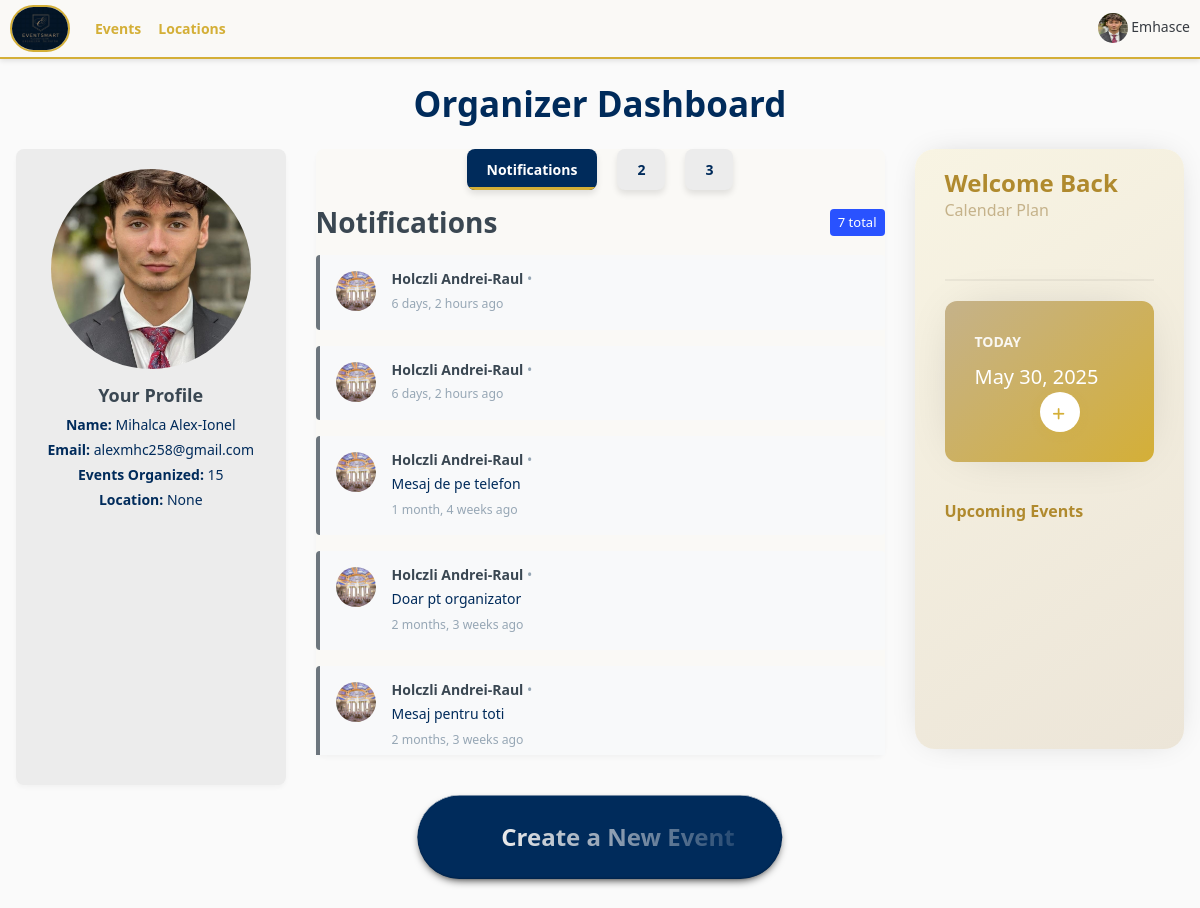
The page /home-organizer/ (signed in) on the database its author committed.
### base/models.py (models this page shows, shortened)
class Profile(models.Model):
    user = models.ForeignKey(User, on_delete=models.CASCADE, null=True, blank=True)
    username = models.CharField(max_length=150, unique=True)
    password = models.CharField(max_length=128)
    email = models.EmailField()
    description = models.TextField(null=True, blank=True)
    photo = models.ImageField(upload_to='profile_photos/', null=True, blank=True, default="poze_invitati/male.jpg")
    approved = models.BooleanField(default=False)
    number = models.CharField(max_length=15,default="+(40) 748364823")
    age = models.IntegerField(default=20)
    first_name = models.CharField(null=True, blank=True,max_length=15)
    last_name = models.CharField(null=True, blank=True,max_length=15)
    location = models.CharField(null=True, blank=True,max_length=60)
    street = models.CharField(null=True, blank=True,max_length=100)
    zip_code = models.CharField(null=True, blank=True,max_length=10)
    facebook = models.CharField(null=True, blank=True,max_length=100)
    instagram = models.CharField(null=True, blank=True,max_length=100)
    work_link = models.CharField(null=True, blank=True,max_length=100)
    google_link = models.CharField(null=True, blank=True,max_length=100)
    country = models.CharField(null=True, blank=True,max_length=100)
    created_at = models.DateTimeField(auto_now_add=True)
    USER_TYPE_CHOICES = (
        ('admin', 'Admin'),
        ('organizer', 'Organizer'),
        ('guest', 'Guest'),
        ('staff', 'Staff')
    )
    user_type = models.CharField(
        max_length=20,
        choices=USER_TYPE_CHOICES,
        default='guest'
    )

class EventNotification(models.Model):
    sender = models.ForeignKey(User, on_delete=models.CASCADE, related_name="sender")
    receiver = models.ForeignKey(User, on_delete=models.CASCADE, related_name="reciever", null=True, blank=True)
    event = models.ForeignKey(Event, on_delete=models.CASCADE, null=True, blank=True)
    message = models.TextField()
    timestamp = models.DateTimeField(auto_now_add=True)
    is_read = models.BooleanField(default=False)

### base/views.py (the view)
def home_organizer(request):
    events = Event.objects.all()
    upcoming_events = events.filter(event_date__gte=timezone.now()).order_by('event_date')
    notifications = EventNotification.objects.filter(
        receiver=request.user
    ).order_by('-timestamp').select_related('sender', 'event')[:10]  # Show last 10
    unread_notifications = [n for n in notifications if not n.is_read]
    if unread_notifications:
        unread_ids = [n.id for n in unread_notifications]
        EventNotification.objects.filter(id__in=unread_ids).update(is_read=True)
        for notification in notifications:
            if not notification.is_read:
                notification.is_read = True
    context = {
        'total_events': events.count(),
        'total_participants': sum(event.guests.count() for event in events),
        'acceptance_rate': 85,
        'average_feedback': 4.7,
        'today_date': datetime.now().strftime('%B %d, %Y'),
        'upcoming_events': upcoming_events,
        'notifications': notifications,
    }
    return render(request, 'base/home-organizer.html', context)

### base/context_processors.py (called while the page is built)
def media_url(request):
    return {
        'MEDIA_URL': settings.MEDIA_URL
    }

### base/templates/base/home-organizer.html (shortened to what this page needs)
{% extends 'main.html' %}
{% block content %}
<div class="container-fluid mt-4 px-3">
    <h1 class="mb-4 text-center" style="color: var(--primary-dark);">Organizer Dashboard</h1>
    <div class="row dashboard-row">
        <div class="col-md-3 mb-3 d-flex align-items-stretch">
          <div class="flip-card full-height-card w-100" style="height: 600px;">
              <div class="flip-card-inner" style="height: 100%;">
                  <div class="flip-card-front card d-flex justify-content-center align-items-center text-center"
                       style="background-color: var(--neutral-gray); color: var(--primary-dark); border-radius: 8px; height: 100%;">
                      <div class="card-body">
                          {% if request.user.profile_set.first.photo %}
                          <img src="{{ request.user.profile_set.first.photo.url }}" alt="Profile Picture"
                               class="img-fluid rounded-circle mb-3"
                               style="width: 200px; height: 200px; object-fit: cover;">
                          {% else %}
                          <img src="" alt="default pic" class="img-fluid rounded-circle mb-3">
                          {% endif %}
                          <h5 class="card-title">Your Profile</h5>
                          <p><strong>Name:</strong> {{ request.user.first_name }} {{ request.user.last_name }}</p>
                          <p><strong>Email:</strong> {{ request.user.email }}</p>
                          <p><strong>Events Organized:</strong> 15</p>
                          <p><strong>Location:</strong> {{ request.user.profile_set.first.location }}</p>
                      </div>
                  </div>
                  <div class="flip-card-back card" style="background-color: var(--primary-gold); color: white; border-radius: 8px; height: 100%;">
                      <div class="card-body d-flex flex-column justify-content-center align-items-center text-center">
                          <h5 class="card-title">Statistici rapide</h5>
                          <p>⭐ Rating mediu: 4.8</p>
                          <p>📍 Evenimente în 3 orașe</p>
                          <p>📅 Ultimul eveniment: 10.04.2025</p>
                          <p>💬 Feedback pozitiv: 95%</p>
                      </div>
                  </div>
              </div>
          </div>
      </div>
        <div class="col-md-6 mb-3 d-flex align-items-stretch">
            <div class="card full-height-card w-100" style="background-color: var(--background-light); color: var(--primary-dark); border-radius: 8px;">
          <div class="tabs-container mb-3 d-flex justify-content-center">
              <button class="tab-button active" data-tab="1">Notifications</button>
              <button class="tab-button" data-tab="2">2</button>
              <button class="tab-button" data-tab="3">3</button>
          </div>
          <div class="tab-content" data-tab="1" id="tab1">
            <div class="d-flex justify-content-between align-items-center mb-3">
                <h2 class="mb-0">Notifications</h2>
                <span class="badge bg-primary">
              {{ notifications|length }} total
                </span>
            </div>
            <div class="notifications-container" style="max-height: 500px; overflow-y: auto;">
                {% for notification in notifications %}
                <div class="notification-card mb-3 p-3 rounded {% if not notification.is_read %}unread{% endif %}"
               style="background-color: #f8f9fa; border-left: 4px solid {% if not notification.is_read %}#D4AF37{% else %}#6c757d{% endif %};">
              <div class="d-flex justify-content-between">
                  <div class="d-flex align-items-start">
                {% if notification.sender.profile_set.first.photo %}
                <img src="{{ notification.sender.profile_set.first.photo.url }}"
                     class="rounded-circle me-3"
                     width="40" height="40"
                     alt="{{ notification.sender.get_full_name }}"
                     onerror="this.style.display='none'">
                {% endif %}
                <div>
                    <h6 class="mb-1">
                  <strong>{{ notification.sender.get_full_name|default:notification.sender.username }}</strong>
                  {% if notification.event %}
                  <span class="text-muted">• {{ notification.event.title }}</span>
                  {% endif %}
                    </h6>
                    <p class="mb-1">{{ notification.message }}</p>
                    <small class="text-muted">
                  {{ notification.timestamp|timesince }} ago
                    </small>
                </div>
                  </div>
              </div>
                </div>
                {% empty %}
                <div class="text-center py-4 text-muted">
              <i class="fas fa-bell-slash fa-2x mb-2"></i>
              <p>No notifications yet</p>
                </div>
                {% endfor %}
            </div>
              </div>
            </div>
        </div>
<div class="col-md-3 mb-3 d-flex align-items-stretch">
  <div class="calendar light w-100" style="height: 600px;">
      <div class="calendar_header" style="height: 20%;">
          <h1 class="header_title">Welcome Back</h1>
          <p class="header_copy">Calendar Plan</p>
      </div>
      <div class="calendar_plan" style="height: 30%;">
          <div class="cl_plan">
              <div class="cl_title">Today</div>
              <div class="cl_copy">{{ today_date }}</div>
              <a href="{% url 'event_builder' %}" class="cl_add" title="Create new event">
                  <i class="fas fa-plus"></i>
              </a>
          </div>
      </div>
      <div class="calendar_events" style="height: 50%; overflow-y: auto;">
          <p class="ce_title">Upcoming Events</p>
      </div>
  </div>
</div>
    <div class="create-event-wrapper" style="margin-top: -70px; margin-bottom: 20px;">
        <a href="{% url 'event_builder' %}" class="button">
            <div class="dots_border"></div>
            <span class="text_button">Create a New Event</span>
        </a>
    </div>
</div>
{% endblock %}

### templates/navbar.html (shortened to what this page needs)
<div class="header">
    <div class="first">
        <a href="{% url 'home-organizer' %}">
            <img class="logo" src="{{ MEDIA_URL }}logos/logo.jpg" alt="EventEase Logo">
        </a>
        {% if request.user.is_authenticated %}
        <div class="events-dropdown">
            <span>Events</span>
        </div>
        <div class="locations-dropdown" style="margin-left: 2px;">
            <span>Locations</span>
        </div>
        {% endif %}
    </div>
    <div class="second">
        {% if request.user.is_authenticated %}
        <div class="profile-dropdown">
            <img src="{{ request.user.profile_set.first.photo.url }}" alt="Profile Picture" style="width:30px;height:30px;border-radius:50%;">
            <span>{{ user.username }}</span>
        </div>
        {% else %}
            {% if request.path != '/login/' and request.path != '/register/' %}
                <a href="{% url 'login' %}">Login</a>
            {% endif %}
        {% endif %}
    </div>
</div>

### static/css/styles.css (style rules this page uses)
.card p { margin-bottom: 4px; font-size: 14px; }
.header { display: flex; flex-direction: row; align-items: center; background-color: #FAF9F6; padding: 5px 10px; border-bottom: 2px solid #D4AF37; box-shadow: 0 2px 5px rgba(0, 0, 0, 0.1); }
body { font-family: Arial, sans-serif; background-color: #FAF9F6; margin: 0; }
a { color: #D4AF37; text-decoration: none; }
.task_manager span, a { margin-left: auto; }
:root { --primary-color: #2E8B57; --secondary-color: #D4AF37; --text-color: #002B5B; }

### static/css/home-page.css (style rules this page uses)
* { font-weight:500; font-family:'Segoe UI', Tahoma, Geneva, Verdana, sans-serif }
*:after, *:before { padding:0; margin:0; box-sizing: border-box; }

### templates/navbar.html (style rules this page uses)
.logo { width: 60px; margin-right: 10px; height: auto; border-radius: 40px; border: 2px solid #D4AF37; }
.first { display: flex; flex-direction: row; align-items: center; }
.first a { margin-right: 15px; color: #D4AF37; font-size: 1em; text-decoration: none; font-weight: bold; }
.second { margin-left: auto; display: flex; flex-direction: column; align-items: center; }
.profile-dropdown, .events-dropdown, .locations-dropdown { position: relative; display: inline-block; }
.events-dropdown span, .locations-dropdown span { color: #D4AF37; font-size: 1em; font-weight: bold; margin-right: 15px; }
body { overflow-x: hidden; }

### rows shown on the page
EventNotification: sender.profile_set.first.photo (picture), sender.get_full_name "Holczli Andrei-Raul", timestamp "6 days, 2 hours"
EventNotification: sender.profile_set.first.photo (picture), sender.get_full_name "Holczli Andrei-Raul", timestamp "6 days, 2 hours"
EventNotification: sender.profile_set.first.photo (picture), sender.get_full_name "Holczli Andrei-Raul", message "Mesaj de pe telefon", timestamp "1 month, 4 weeks"
EventNotification: sender.profile_set.first.photo (picture), sender.get_full_name "Holczli Andrei-Raul", message "Doar pt organizator", timestamp "2 months, 3 weeks"
EventNotification: sender.profile_set.first.photo (picture), sender.get_full_name "Holczli Andrei-Raul", message "Mesaj pentru toti", timestamp "2 months, 3 weeks"

### other values the page prints
{{ user.username }} "Emhasce"
{{ request.user.first_name }} "Mihalca"
{{ request.user.last_name }} "Alex-Ionel"
{{ request.user.email }} "alexmhc258@gmail.com"
{{ request.user.profile_set.first.location }} "None"
{{ notifications|length }} "7"
